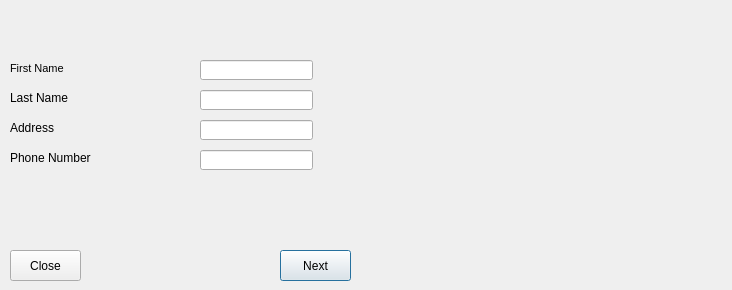
<?xml version="1.0" encoding="UTF-8"?>
<ui version="4.0">
 <class>Dialog</class>
 <widget class="QDialog" name="Dialog">
  <property name="geometry">
   <rect>
    <x>0</x>
    <y>0</y>
    <width>732</width>
    <height>290</height>
   </rect>
  </property>
  <property name="windowTitle">
   <string>Dialog</string>
  </property>
  <widget class="QLineEdit" name="lineEdit">
   <property name="geometry">
    <rect>
     <x>200</x>
     <y>60</y>
     <width>113</width>
     <height>20</height>
    </rect>
   </property>
  </widget>
  <widget class="QLabel" name="label_1">
   <property name="geometry">
    <rect>
     <x>10</x>
     <y>60</y>
     <width>181</width>
     <height>16</height>
    </rect>
   </property>
   <property name="font">
    <font>
     <pointsize>8</pointsize>
    </font>
   </property>
   <property name="text">
    <string>First Name</string>
   </property>
  </widget>
  <widget class="QLabel" name="label_2">
   <property name="geometry">
    <rect>
     <x>10</x>
     <y>90</y>
     <width>181</width>
     <height>16</height>
    </rect>
   </property>
   <property name="text">
    <string>Last Name</string>
   </property>
  </widget>
  <widget class="QLineEdit" name="lineEdit2">
   <property name="geometry">
    <rect>
     <x>200</x>
     <y>90</y>
     <width>113</width>
     <height>20</height>
    </rect>
   </property>
  </widget>
  <widget class="QLineEdit" name="lineEdit3">
   <property name="geometry">
    <rect>
     <x>200</x>
     <y>120</y>
     <width>113</width>
     <height>20</height>
    </rect>
   </property>
  </widget>
  <widget class="QLabel" name="label_3">
   <property name="geometry">
    <rect>
     <x>10</x>
     <y>120</y>
     <width>181</width>
     <height>16</height>
    </rect>
   </property>
   <property name="text">
    <string>Address</string>
   </property>
  </widget>
  <widget class="QLabel" name="label3">
   <property name="geometry">
    <rect>
     <x>240</x>
     <y>180</y>
     <width>81</width>
     <height>31</height>
    </rect>
   </property>
   <property name="text">
    <string/>
   </property>
  </widget>
  <widget class="QLabel" name="label_4">
   <property name="geometry">
    <rect>
     <x>10</x>
     <y>150</y>
     <width>181</width>
     <height>16</height>
    </rect>
   </property>
   <property name="text">
    <string>Phone Number</string>
   </property>
  </widget>
  <widget class="QLineEdit" name="lineEdit4">
   <property name="geometry">
    <rect>
     <x>200</x>
     <y>150</y>
     <width>113</width>
     <height>20</height>
    </rect>
   </property>
  </widget>
  <widget class="QLabel" name="label4">
   <property name="geometry">
    <rect>
     <x>280</x>
     <y>250</y>
     <width>81</width>
     <height>41</height>
    </rect>
   </property>
   <property name="text">
    <string/>
   </property>
  </widget>
  <widget class="QPushButton" name="nextButton">
   <property name="geometry">
    <rect>
     <x>280</x>
     <y>250</y>
     <width>71</width>
     <height>31</height>
    </rect>
   </property>
   <property name="text">
    <string>Next</string>
   </property>
  </widget>
  <widget class="QLabel" name="label5">
   <property name="geometry">
    <rect>
     <x>320</x>
     <y>60</y>
     <width>531</width>
     <height>20</height>
    </rect>
   </property>
   <property name="font">
    <font>
     <weight>75</weight>
     <bold>true</bold>
    </font>
   </property>
   <property name="text">
    <string/>
   </property>
  </widget>
  <widget class="QLabel" name="label6">
   <property name="geometry">
    <rect>
     <x>320</x>
     <y>90</y>
     <width>571</width>
     <height>20</height>
    </rect>
   </property>
   <property name="font">
    <font>
     <weight>75</weight>
     <bold>true</bold>
    </font>
   </property>
   <property name="text">
    <string/>
   </property>
  </widget>
  <widget class="QLabel" name="label7">
   <property name="geometry">
    <rect>
     <x>320</x>
     <y>120</y>
     <width>541</width>
     <height>20</height>
    </rect>
   </property>
   <property name="font">
    <font>
     <weight>75</weight>
     <bold>true</bold>
    </font>
   </property>
   <property name="text">
    <string/>
   </property>
  </widget>
  <widget class="QLabel" name="label8">
   <property name="geometry">
    <rect>
     <x>320</x>
     <y>150</y>
     <width>541</width>
     <height>20</height>
    </rect>
   </property>
   <property name="font">
    <font>
     <weight>75</weight>
     <bold>true</bold>
    </font>
   </property>
   <property name="text">
    <string/>
   </property>
  </widget>
  <widget class="QPushButton" name="pushButton">
   <property name="geometry">
    <rect>
     <x>10</x>
     <y>250</y>
     <width>71</width>
     <height>31</height>
    </rect>
   </property>
   <property name="text">
    <string>Close</string>
   </property>
  </widget>
 </widget>
 <resources/>
 <connections/>
</ui>
